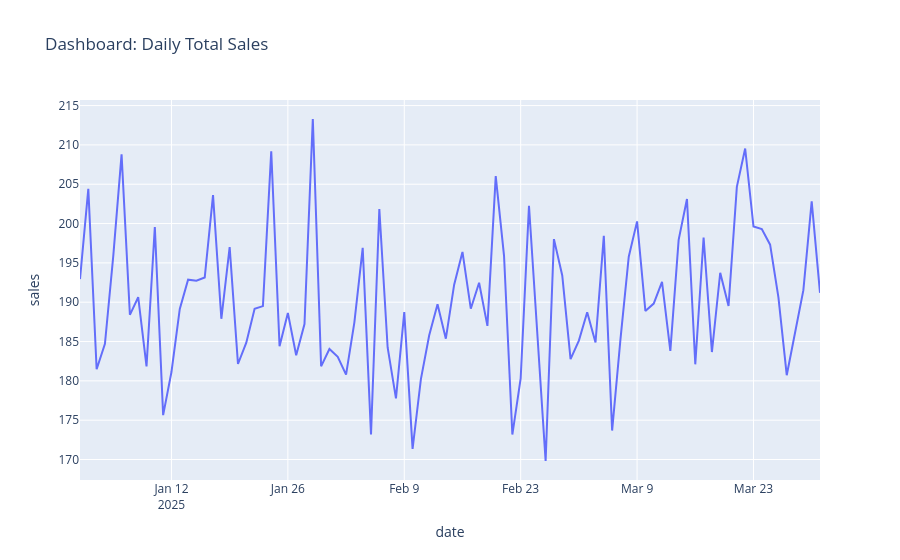
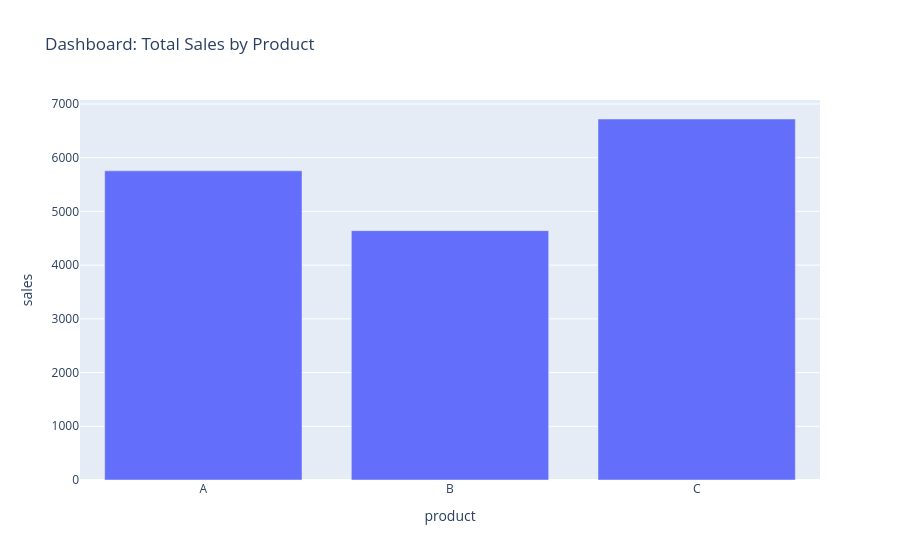
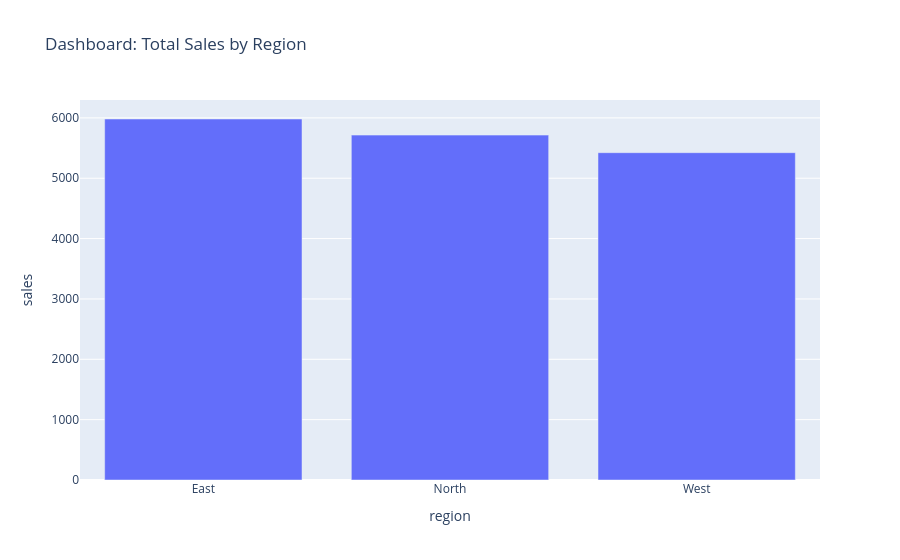

Notebook code for these charts, in order:
### Markdown cell above
### 5.5.3 One-page dashboard view (trend + breakdown)

### Code cell
daily = dash_df.groupby("date", as_index=False)["sales"].sum()
prod = dash_df.groupby("product", as_index=False)["sales"].sum()
reg  = dash_df.groupby("region", as_index=False)["sales"].sum()

px.line(daily, x="date", y="sales", title="Dashboard: Daily Total Sales").show()
px.bar(prod, x="product", y="sales", title="Dashboard: Total Sales by Product").show()
px.bar(reg,  x="region",  y="sales", title="Dashboard: Total Sales by Region").show()
